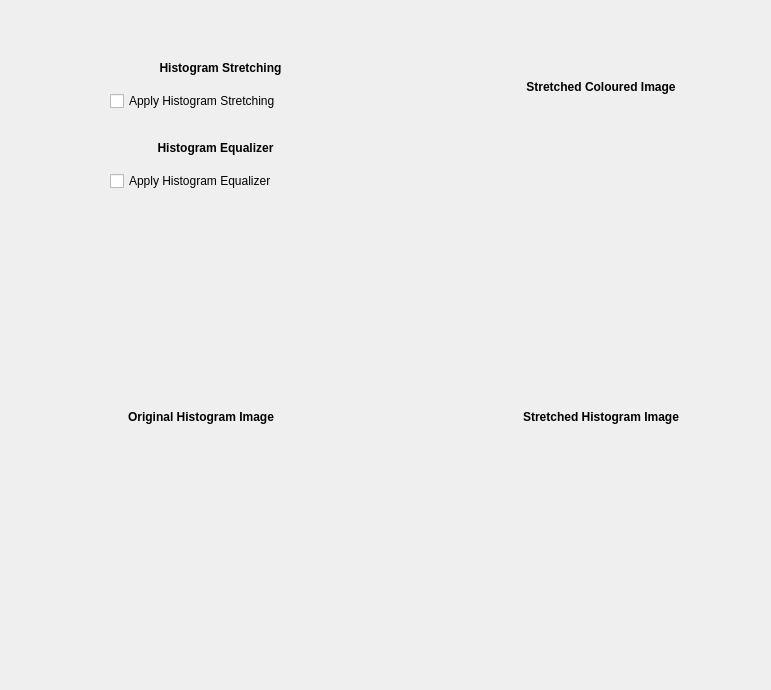
         <widget class="QWidget" name="tab_3">
          <attribute name="title">
           <string>Extra Filters</string>
          </attribute>
          <widget class="QCheckBox" name="EqualizerCheck">
           <property name="geometry">
            <rect>
             <x>110</x>
             <y>170</y>
             <width>211</width>
             <height>22</height>
            </rect>
           </property>
           <property name="text">
            <string>Apply Histogram Equalizer</string>
           </property>
          </widget>
          <widget class="QCheckBox" name="StretchCheck">
           <property name="geometry">
            <rect>
             <x>110</x>
             <y>90</y>
             <width>221</width>
             <height>22</height>
            </rect>
           </property>
           <property name="text">
            <string>Apply Histogram Stretching</string>
           </property>
          </widget>
          <widget class="QWidget" name="verticalLayoutWidget">
           <property name="geometry">
            <rect>
             <x>40</x>
             <y>400</y>
             <width>322</width>
             <height>281</height>
            </rect>
           </property>
           <layout class="QVBoxLayout" name="verticalLayout_6">
            <item>
             <widget class="QLabel" name="label_20">
              <property name="text">
               <string>&lt;html&gt;&lt;head/&gt;&lt;body&gt;&lt;p align=&quot;center&quot;&gt;&lt;span style=&quot; font-weight:600;&quot;&gt;Original Histogram Image&lt;/span&gt;&lt;/p&gt;&lt;/body&gt;&lt;/html&gt;</string>
              </property>
              <property name="alignment">
               <set>Qt::AlignCenter</set>
              </property>
             </widget>
            </item>
            <item>
             <widget class="QLabel" name="HistogramOriginal">
              <property name="minimumSize">
               <size>
                <width>320</width>
                <height>240</height>
               </size>
              </property>
              <property name="maximumSize">
               <size>
                <width>320</width>
                <height>240</height>
               </size>
              </property>
              <property name="text">
               <string/>
              </property>
             </widget>
            </item>
           </layout>
          </widget>
          <widget class="QWidget" name="verticalLayoutWidget_2">
           <property name="geometry">
            <rect>
             <x>440</x>
             <y>400</y>
             <width>322</width>
             <height>281</height>
            </rect>
           </property>
           <layout class="QVBoxLayout" name="verticalLayout_7">
            <item>
             <widget class="QLabel" name="label_10">
              <property name="text">
               <string>&lt;html&gt;&lt;head/&gt;&lt;body&gt;&lt;p align=&quot;center&quot;&gt;&lt;span style=&quot; font-weight:600;&quot;&gt;Stretched Histogram Image&lt;/span&gt;&lt;/p&gt;&lt;/body&gt;&lt;/html&gt;</string>
              </property>
              <property name="alignment">
               <set>Qt::AlignCenter</set>
              </property>
             </widget>
            </item>
            <item>
             <widget class="QLabel" name="HistogramStretched">
              <property name="minimumSize">
               <size>
                <width>320</width>
                <height>240</height>
               </size>
              </property>
              <property name="maximumSize">
               <size>
                <width>320</width>
                <height>240</height>
               </size>
              </property>
              <property name="text">
               <string/>
              </property>
             </widget>
            </item>
           </layout>
          </widget>
          <widget class="QLabel" name="label_19">
           <property name="geometry">
            <rect>
             <x>140</x>
             <y>60</y>
             <width>161</width>
             <height>17</height>
            </rect>
           </property>
           <property name="text">
            <string>&lt;html&gt;&lt;head/&gt;&lt;body&gt;&lt;p align=&quot;center&quot;&gt;&lt;span style=&quot; font-weight:600;&quot;&gt;Histogram Stretching&lt;/span&gt;&lt;/p&gt;&lt;/body&gt;&lt;/html&gt;</string>
           </property>
          </widget>
          <widget class="QLabel" name="label_23">
           <property name="geometry">
            <rect>
             <x>140</x>
             <y>140</y>
             <width>151</width>
             <height>17</height>
            </rect>
           </property>
           <property name="text">
            <string>&lt;html&gt;&lt;head/&gt;&lt;body&gt;&lt;p align=&quot;center&quot;&gt;&lt;span style=&quot; font-weight:600;&quot;&gt;Histogram Equalizer&lt;/span&gt;&lt;/p&gt;&lt;/body&gt;&lt;/html&gt;</string>
           </property>
          </widget>
          <widget class="QWidget" name="verticalLayoutWidget_3">
           <property name="geometry">
            <rect>
             <x>440</x>
             <y>70</y>
             <width>322</width>
             <height>281</height>
            </rect>
           </property>
           <layout class="QVBoxLayout" name="verticalLayout_8">
            <item>
             <widget class="QLabel" name="label_24">
              <property name="text">
               <string>&lt;html&gt;&lt;head/&gt;&lt;body&gt;&lt;p align=&quot;center&quot;&gt;&lt;span style=&quot; font-weight:600;&quot;&gt;Stretched Coloured Image&lt;/span&gt;&lt;/p&gt;&lt;/body&gt;&lt;/html&gt;</string>
              </property>
             </widget>
            </item>
            <item>
             <widget class="QLabel" name="HistogramStretchedImage">
              <property name="minimumSize">
               <size>
                <width>320</width>
                <height>240</height>
               </size>
              </property>
              <property name="maximumSize">
               <size>
                <width>320</width>
                <height>240</height>
               </size>
              </property>
              <property name="text">
               <string/>
              </property>
             </widget>
            </item>
           </layout>
          </widget>
         </widget>
